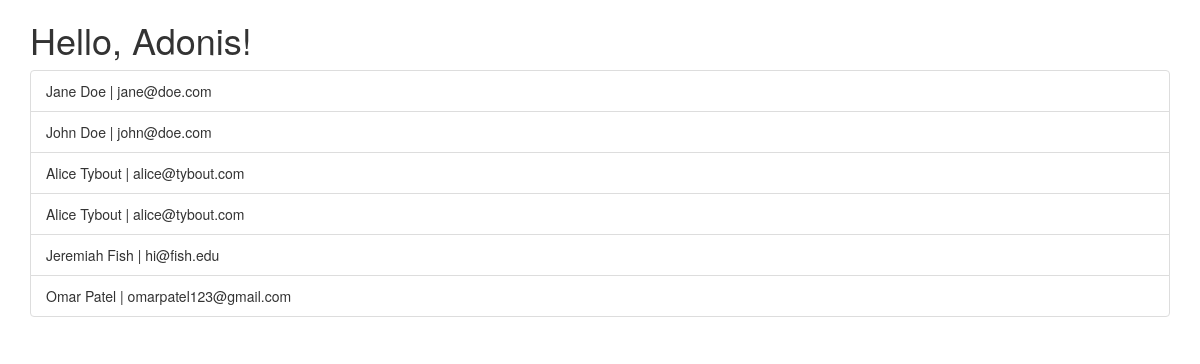
The app's page /index/ with its own data.
### users/models.py (models this page shows, shortened)
class User(models.Model):
    created = models.DateTimeField(default=timezone.now())
    modified = models.DateTimeField(default=timezone.now())
    first_name = models.CharField(max_length=256, blank=False, null=False)
    last_name = models.CharField(max_length=256, blank=False, null=False)
    email = models.EmailField(max_length=256, blank=False, null=False)
    age = models.IntegerField(blank=True, null=True)
    def __str__(self):
        return "{0} {1} | {2}".format(self.first_name, self.last_name,
                self.email)

### users/views.py (the view)
# urls.py: url(r'^index/$', views.UserListView.as_view(), name='index'),
class UserListView(ListView):
    model = User
    template_name = 'users/index.html'
    def get_context_data(self, **kwargs):
        context = super(UserListView, self).get_context_data(**kwargs)
        context['name'] = 'Adonis'
        return context

### users/templates/users/index.html (shortened to what this page needs)
{% extends 'users/base.html' %}
{% block content %}
  {% if name %}
    <h1>Hello, {{ name }}!</h1>
  {% else %}
    <h1>Hello, Stranger!</h1>
  {% endif %}
  {% if user_list %}
    <ul class="list-group">
    {% for user in user_list %}
      <li class="list-group-item">{{ user }}</li>
    {% endfor %}
  </ul>
  {% else %}
    <p>No users yet.</p>
  {% endif%}
{% endblock %}

### users/templates/users/base.html (shortened to what this page needs)
<!DOCTYPE html>
<html>
  <head>
    <link rel="stylesheet" href="https://maxcdn.bootstrapcdn.com/bootstrap/3.3.7/css/bootstrap.min.css">
  </head>
  <body>
    <div class="container">
      {% block content %} {% endblock %}
    </div>
  </body>
</html>

### records on screen
User: first_name+last_name+email "Jane Doe | jane@doe.com"
User: first_name+last_name+email "John Doe | john@doe.com"
User: first_name+last_name+email "Alice Tybout | alice@tybout.com"
User: first_name+last_name+email "Alice Tybout | alice@tybout.com"
User: first_name+last_name+email "Jeremiah Fish | hi@fish.edu"
User: first_name+last_name+email "Omar Patel | omarpatel123@gmail.com"

### other values on screen
{{ name }} "Adonis"
